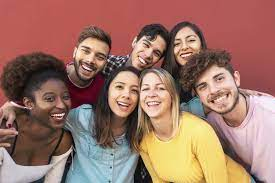
#> input picture Aula03/resources/people.jpeg, 275 x 183 px
$ jupyter execute --allow-errors Criando_e_Desenhando_em_Imagens.ipynb
#> lines starting #> are read from the running program, lines starting #| are printed output that depends on the picture; after the words box and inside, x2 and y2 are one past the last pixel; in counts of white or black regions, pixels touching at a corner belong together
# Aula 03 - Criando e Desenhando em Imagens

<p align="center"></p>

O primeiro passo para começarmos a trabalhar com imagens é carregar as bibliotecas. Aqui, vamos usar algumas velhas conhecidas, e também o OpenCV.

[cell 1]
def isColab():
    import sys
    try:
        return 'google.colab' in sys.modules
    except:
        return False

[cell 2]
# importando as bibliotecas
import cv2
import numpy as np
import matplotlib.pyplot as plt
if isColab():
    from google.colab.patches import cv2_imshow

Para ler imagens, vamos armazenar a mesma em uma variável, e carregar com `cv2.imread`. Esse processo é parecido com a forma que carregamos datasets em csv.

[cell 3]
# ler imagem
img = cv2.imread("./resources/people.jpeg")
#> img is the input picture: shape (183, 275, 3); mean B, G, R 101.9, 115.6, 156.5

Para visualizar a imagem, basta usar o `cv2_imshow`.

[cell 4]
# visualizando a imagem
if isColab():
    cv2_imshow(img)
else:
    # caso esteja rodando fora do docker
    #cv2.imshow("Imagem", img)
    plt.imshow(img, cmap='gray')
    plt.show()

Temos que lembrar que uma imagem é um array de pixels, distribuídos em canais. Por isso recebemos esses 3 números abaixo.

Portanto, lemos que a nossa imagem tem 915 pixels de altura e de largura, e 3 canais.

[cell 5]
# verificando as dimensões da imagem
img.shape
#> Out = (183, 275, 3)

Abaixo, podemos ver a quantidade total de pixels que compõem a nossa imagem.

[cell 6]
img[20, 20]
#> Out = [88, 94, 189]

Assim como fazemos com datasets em CSV, é interessante criar cópias para fazer manipulações, por isso, vamos criar uma cópia da nossa imagem antes das manipulações.

As alterações feitas no OpenCV são feitas como que se fosse `inplace`. Por isso, é vital que tenhamos uma cópia, para que tenhamos esse checkpoint.

[cell 7]
# criando uma cópia
img_cp = img.copy()

A primeira coisas que vamos fazer é desenhar um retângulo. Para isso, vamos usar a função `rectangle`, que toma como argumentos a imagem que será manipulada, o ponto de início, ponto de término, cor do retângulo e grossura do mesmo.

Com isso, temos o resultado abaixo.

[cell 8]
# imagem, ponto de inicio, ponto de termino, cor do retangulo, grossura
img_rectangle = cv2.rectangle(img_cp, (350, 140), (490, 350), (0, 255, 0), 10)

plt.imshow(img_rectangle, cmap='gray')
plt.show()

Por fim, vamos escrever em cima da imagem. Isso seria útil, novamente, em um projeto que identifique pessoas ou objetos, por exemplo.

[cell 9]
# fazer copia da imagem
img_cp = img.copy()

# desenhar retangulo
cv2.rectangle(img_cp, (350, 140), (490, 350), (0, 255, 0), 3)

# colocar texto por cima
font = cv2.FONT_HERSHEY_SIMPLEX
#cv2_imshow(cv2.putText(img_cp, 'Teste', (350, 380), font, 1, (0, 255, 0), 3))
plt.imshow(cv2.putText(img_cp, 'Teste', (350, 380), font, 1, (0, 255, 0), 3), cmap='gray')
plt.show()

[cell 10]
# ler um arquivo
image = cv2.imread("./resources/people.jpeg")
#cv2_imshow(image)
plt.imshow(image)
plt.show()

[cell 11]
# criar uma imagem
igor_image = np.zeros((81,81), dtype=np.uint8)
#cv2_imshow(igor_image)
plt.imshow(igor_image)
plt.show()

## Desenhar uma Imagem

Da mesma forma que fizemos na aula anterior, podemos desenhar em cima dessa imagem que criamos.

Como estamos tratando de um array, nós podemos também utilizar **slicing** para definir as posições onde iremos desenhar.

[cell 12]
# desenhar na imagem
igor_image[0:10, 0:50] = 255
igor_image[50:70, 30:50] = 255
#cv2_imshow(igor_image)
plt.imshow(igor_image)
plt.show()
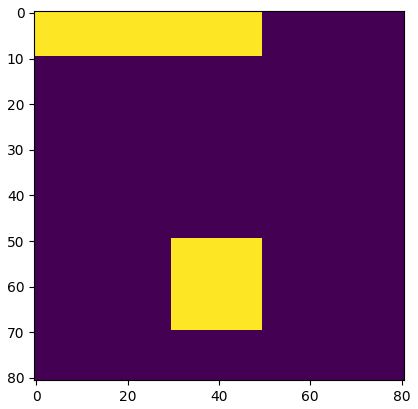
#> figure drawn by matplotlib, 1 panel

[cell 13]
# ver as dimensões
print(igor_image.shape)

## Converter para BGR

Por padrão , o OpenCV utiliza a escala RGB ao contrário. Na imagem que criamos anteriormente, temos apenas dois canais. Mas é possível converter uma imagem com 2 canais para 3, na escala RGB, ou BGR, no caso do OpenCV.

Para fazer conversões, precisamos buscar dentro do OpenCV o esquema de cores que queremos converter. Pode ser um pouco desafiador no começo, então a dica é usar o auto complete, para buscar o que você precisa.

[cell 14]
# convertendo a imagem para BGR
igor_image = cv2.cvtColor(igor_image, cv2.COLOR_GRAY2BGR)
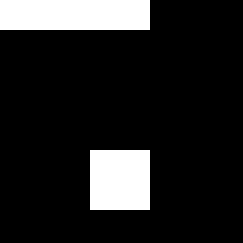
#> igor_image: shape (81, 81, 3) (shown 3 times larger); 13.7% white; 2 white regions, box (x1, y1, x2, y2) and area: (0, 0, 50, 10) 500, (30, 50, 50, 70) 400
#cv2_imshow(igor_image)
plt.imshow(igor_image)
plt.show()
print(igor_image.shape)
#| (81, 81, 3)

Acima, podemos ver que apesar de não ter mudado nada na representação da imagem, ao verificar o shape, verificamos que agora a imagem tem 3 canais.

## Converter Para Outro Tipo de Arquivo (PNG <-> JPG)

Outra funcionalidade interessante é a conversão de formato de imagem. O OpenCV reconhece diversos formatos diferentes, e com isso, conseguimos usar o `imwrite` direto para salvar o arquivo em um novo formato.

[cell 15]
# convertendo o formato da imagem
cv2.imwrite('foto_nova.jpg', image)
#> Out = True

## Carregar Imagem em Grayscale

Por padrão, o OpenCV carrega imagens utilizando 3 canais, mesmo que o arquivo tenha sido criado e salvo em grayscale, por exemplo, com um único canal, ao abrirmos a imagem dentro do OpenCV, ele a abre com 3 canais (BGR).

Caso queiramos abrir ela em Grayscale, assim como foi criada, precisamos abrir utilizando um módulo específico para isso. `cv2.IMREAD_GRAYSCALE` após o path da imagem.

## Modos do `cv2.imread`

Abaixo, segue uma lista de modos úteis para leitura de arquivos com o OpenCV.

- cv2.IMREAD_COLOR
	- 3 canais de cores (BGR), com 8-bit value (0-255)
- cv2.IMREAD_GRAYSCALE
	- 8-bit grayscale image
- cv2.IMREAD_ANYCOLOR
	- Dependente do metadado da imagem. Pode retornar 8-bit por canal BGR ou 8-bit grayscale
- cv2.IMREAD_UNCHANGED
	- Lê todos os dados da image, incluindo o canal alpha, se existir.
- cv2.IMREAD_REDUCED_GRAYSCALE_2 / 4 / 8
	- Carrega uma imagem na metade da resolução original, em grayscale
- cv2.IMREAD_REDUCED_COLOR_2  / 4 / 8
	- Carrega uma imagem na metade da resolução original, em BGR.

## Transformações Geométricas

Redimensionar imagens também é necessário ao se trabalhar com Visão Computacional. Isso pode ser feito de forma simples, como colocamos abaixo.

Se você quiser saber um pouco mais sobre *interpolation*, vamos deixar aqui um [link](https://www.cambridgeincolour.com/tutorials/image-interpolation.htm) de referência sobre o assunto.

### Escala
A primeira manipulação que faremos nesse sentido é a mudança de escala. Isso é útil para que aumentar ou diminuir o tamanho de uma imagem.

[cell 16]
# valores absolutos
resized_image = cv2.resize(image, (2000, 300), interpolation=cv2.INTER_LINEAR)
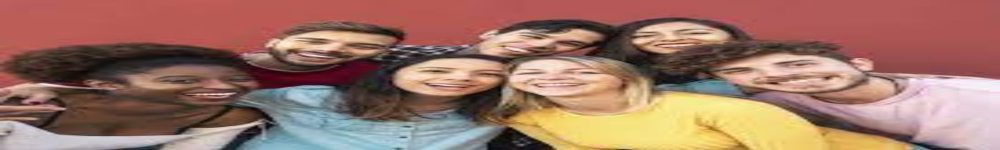
#> resized_image: shape (300, 2000, 3) (shown at 1/2 size); mean B, G, R 101.8, 115.5, 156.4
#cv2_imshow(resized_image)
plt.imshow(resized_image)
plt.show()

[cell 17]
# ratio
dst_image = cv2.resize(image, None, fx=0.3, fy=0.3, interpolation=cv2.INTER_LINEAR)
#cv2_imshow(dst_image)
plt.imshow(dst_image)
plt.show()

- **Interpolação**
	- Aumentar a imagem
		- Geralmente, a melhor abordagem é cv2.INTER_CUBIC ou CV2.INTER_LINEAR
	- Diminuir a imagem
		- Geralmente, a melhor abordagem é usar cv2.INTER_LINEAR

### Translation

[cell 18]
# translation
image = cv2.imread("./resources/people.jpeg", cv2.IMREAD_REDUCED_COLOR_2)
height, width = image.shape[:2]
#> height = 92; width = 138
M = np.float32([[1, 0, 200], [0, 1, 30]])
dst_image = cv2.warpAffine(image, M, (width, height))
#> dst_image: shape (92, 138, 3); every value is 0
#cv2_imshow(dst_image)
plt.imshow(dst_image)
plt.show()

[cell 19]
# merge
image_copy =cv2.merge((12, 10, 40))

### Rotação

[cell 20]
# rotacao
height, width = image.shape[:2]
M = cv2.getRotationMatrix2D((width / 2.0, height / 2.0), 180, 1)
dst_image = cv2.warpAffine(image, M, (width, height))
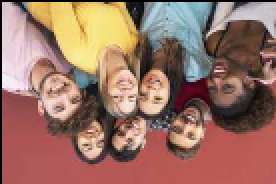
#> dst_image: shape (92, 138, 3) (shown 2 times larger); mean B, G, R 100.5, 114.1, 153.5
#cv2_imshow(dst_image)
plt.imshow(dst_image)
plt.show()

### Cropping

[cell 21]
# cropping an image
cropped_image = image[0:300, 100:400, :]
#cv2_imshow(cropped_image)
plt.imshow(cropped_image)
plt.show()

## Filtros e Operações Aritméticas

O filtro na verdade é uma pequena matriz que usamos para deixar a imagem mais nítida ou borrada, por exemplo. Para fazer isso, precisamos fazer uma operação de convolução.

Vamos ver, na prática o que seria uma convolução, em termos simples.

Por exemplo, temos uma matriz de 6x6 pixels que repesenta nossa imagem. O próximo passo é fazer uma operação de convolução com filtro 3x3. O produto final desse processo de convolução será uma matriz 4x4. Nós calculamos os elementos da matriz inicial (imagem) e pegamos o produto de cada elemento correspondente e os juntamos, como você pode ver abaixo.

<p align="center"></p>

<p align="center"></p>

Após avaliar a e excpressão acima nós obtemos o resulto de -5. Esse será o valor do pixel naquela posição na nossa imagem com o filtro aplicado. Então, nós vamos movendo o filtro ao longo da imagem e vamos criando a imagem pronta.

Note que o nosso filtro é uma matriz com a mesma altura e largura (3×3, 5×5, 9×9). Sempre usamos números ímparespois precisamos ter um pixel ao centro dessa matriz.

Agora que temos uma intuição de como a matriz funciona, vamos ver ela em ação na prática.

[cell 22]
# utilizando o ones do numpy para criar o filtro
filtro_1 = np.ones(image.shape, dtype=np.uint8) * 110

# aplicando o filtro à imagem
somada = cv2.add(image, filtro_1)
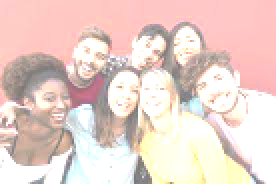
#> somada: shape (92, 138, 3) (shown 2 times larger); mean B, G, R 203.4, 210.4, 233.6

# mostrando a imagem com filtro
#cv2_imshow(somada)
plt.imshow(somada)
plt.show()

Esse primeiro filtro nos permitiu aumentar o brilho em toda a imagem, pois adicionamos o valor do filtro à nossa imagem original.

Para escurecer a imagem, vamos fazer a operação contrária, diminuindo os valor dos nossos pixels.

[cell 23]
# criando filtro
filtro_2 = np.ones(image.shape, dtype=np.uint8) * 110

# aplicando filtro
subtraida = cv2.subtract(image, filtro_1)
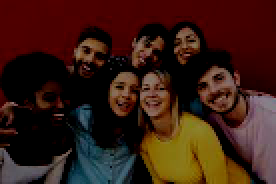
#> subtraida: shape (92, 138, 3) (shown 2 times larger); mean B, G, R 18.5, 28.3, 57

# imagem com filtro
#cv2_imshow(subtraida)
plt.imshow(subtraida)
plt.show()

### Blurring
Nas operações acima, nós estávamos tratando apenas de um canal, o que não é o mais comum quando lidamos com imagens, que normalmente estão no padrão **RGB** (Red, Blue, Green). Por isso, precisamos de outra forma de lidar com essas imagens.

Quando pensamos em canais como sendo uma "visão" da imagem como um todo, dando ênfase ou escondendo determinadas partes de acordo com as características de cada canal.

<p align="center"></p>

Por isso, uma distinção de termos se faz chave aqui: quando falamos de 1 canal, os termos filtro e kernel são praticamente intercambiáveis, mas em geral, quando falamos de mais canais, eles são bem diferentes.

Cada filtro, na verdade, é uma coleção de kernels, havendo um kernel para cada canal de input para a camada, e cada kernel sendo único. Cada filtro em uma camada convolucional produz um e apenas um canal de output, e eles o fazem assim:

<p align="center"></p>

Cada um dos kernels do filtro "anda" por cima de seu respectivo canal de input, produzindo uma versão processada de cada um. É importante lembrar que alguns kernels podem ter pesos mais fortes que outros, o que resultaria em ênfases em determinados canais, ou um canal ser mais sensível a mudanças que outros.

<p align="center"></p>

Então, cada uma das versões processadas por cada canal são somadas, formando um canal único. Os kernels de um filtro produzem uma versão para cada canal, e o filtro, como um todo, produz um canal como output.

<p align="center"></p>

Por fim, temos um *bias*, ou um viés, peso. A forma que o *bias* funciona é que cada output de filtro possui um viés. Esse viés é adicionado ao canal obtido como output até agora e produz o output final do canal.

Portanto, quando falamos em qualquer número de filtros, a forma de trabalho será idêntica: Cada filtro processa o input por si só, juntamos diferentes conjuntos de kernels com um viés através do processo descrito acima, produzindo um canal de output único. Então, eles são concatenados para produzir um output geral final, com o número de canais sendo o número de filtros. Normalmente, também é aplicada uma não-linearidade passando esse input por outra camada de convolução, o que repete o processo.

Vamos ver como isso funciona na prática.

[cell 24]
# # kernels arbitrários
# kernel = np.array([[1/9, 1/9, 1/9],
#                    [1/9, 1/9, 1/9],
#                    [1/9, 1/9, 1/9]])

# kernel_image = cv2.filter2D(image, -1, kernel)

# cv2_imshow(kernel_image)

[cell 25]
# criando o kernel
kernel_blur = np.ones((3,3), np.float32) / 9

# aplicando o filtro
blurred = cv2.filter2D(image, -1, kernel_blur)

# mostrando a imagem com filtro
#cv2_imshow(blurred)
plt.imshow(blurred)
plt.show()

Aqui, podemos ver o resultado do filtro, que foi utilizado para embaçar a imagem.

Também podemos aumentar a "força" desse efeito, mudando o parâmetro pelo qual a matriz é dividida.

[cell 26]
# criando o kernel
kernel_blur = np.ones((9,9), np.float32) / 81

# aplicando o filtro
blurred = cv2.filter2D(image, -1, kernel_blur)

# verificando o resultado
#cv2_imshow(blurred)
plt.imshow(blurred)
plt.show()

Como podemos ver, a foto está bem mais embaçada com o nosso filtro mais forte.

### Gaussian Blur

Outra forma de aplicar um *blur*, um embaçado na nossa imagem, seria o ***Gaussian Blur***. Esse filtro é um pouco mais complexo, mas é o tipo de kernel mais usado para processamento de imagens.

Para a criação desse filtro nós usamos a **Função Gaussiana**. Essa função representa a probabilidade de eventos serem centrdos ao redor do valor da média. Além disso, o desvio padrão (𝜎) dessa função controla quão ampla será essa distribuição. Ao tirar amostras de valores dessa função, nós consguirmos coeficientes para uma matriz de filtragem Gaussiana. O efeito de diferentes desvios padrão podem ser observados nas imagens a seguir.

<p align="center"></p>
<center> Imagem 2D</center>

<p align="center"></p>
<center> Imagem 3D</center>

Agora que temos uma intuição no assunto, vamos ver como tudo isso fica na prática.

[cell 27]
# utilizando o GaussianBlur, que já é implementado no OpenCV
gaussian_blurred = cv2.GaussianBlur(image, (5,5), 0)

# visualizando a imagem
#cv2_imshow(gaussian_blurred)
plt.imshow(gaussian_blurred)
plt.show()

Agora que sabemos o que acontece por trás, podemos usar sem medo essa implementação simples e direta que o OpenCV proporciona, sem muito trabalho, e com apenas uma linha de código.

### Motion Blur

Da mesma forma que implementamos o blur acima, também podemos implementar um outro tipo de embaçado, o *Motion Blur*.

Motion significa movimento, então esse embaçado vai buscar agir de forma a acrescentar um embaçado que passe a impressão de movimento na imagem.

[cell 28]
# implementando o filtro
kernel_motion_blur = np.zeros((15, 15))
kernel_motion_blur[7, :] = np.ones(15)
kernel_motion_blur = kernel_motion_blur / 15

# aplicando o filtro
motion_blurred = cv2.filter2D(image, -1, kernel_motion_blur)
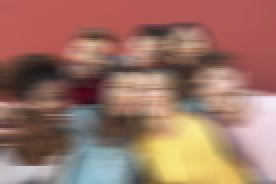
#> motion_blurred: shape (92, 138, 3) (shown 2 times larger); mean B, G, R 102.2, 115.9, 156.6

# plotando a imagem
#cv2_imshow(motion_blurred)
plt.imshow(motion_blurred)
plt.show()

### Sharpening

O contrário de embaçar a foto, seria deixar ela mais bem definida, "afiar" a imagem. E esse é o conceito do *Sharpening*.

Nosso objetivo aqui é exatamente esse, melhorar a nitidez, deixar a imagem menos embaçada. Para isso, também podemos usar o OpenCV.

O processo de sharpening é usado, normalmente, para melhorar os "limites" dentro da imagem, os *edges*. Existem muitas formas de criar filtros para melhorar as bordas dentro da imagem, mas uma delas pode ser vista aqui embaixo:

<p align="center"></p>

Abaixo, podemos ver essa implementação em forma de código, onde criamos o array que representa esse filtro de sharpening. Esse filtro tem um centro positivo de 9 e todos os outros pontos possuem o valor -1.

Para esse tipo de filtro, nós não temos uma implementação oficial do OpenCV. Por isso, vamos usar a função `cv2.filter2D()` que vai processar nossa imagem com um filtro criado por nós, arbitrariamente. Esse filtro é comumente usado para fazer sharpening em imagens coloridas.

[cell 29]
# criando o filtro de sharpening
kernel_sharpening_1 = np.array([[-1,-1,-1],
                                [-1,9,-1],
                                [-1,-1,-1]])

# implementando o filtro
sharpened = cv2.filter2D(image, -1, kernel_sharpening_1)
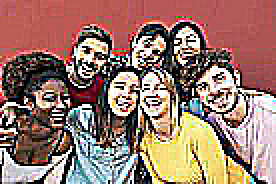
#> sharpened: shape (92, 138, 3) (shown 2 times larger); mean B, G, R 109, 119.9, 153.4

# mostrando a imagem
#cv2_imshow(sharpened)
plt.imshow(sharpened)
plt.show()

### Bitwise Operations

[cell 30]
redu_image = cv2.imread('./resources/cafe.jpeg', cv2.IMREAD_REDUCED_COLOR_4)
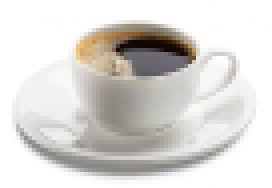
#> input picture Aula03/resources/cafe.jpeg, 68 x 47 px (shown 4 times larger)
#> redu_image is the input picture: shape (47, 68, 3); mean B, G, R 212.7, 216.1, 218.4
#cv2_imshow(redu_image)
plt.imshow(redu_image)
plt.show()
print(redu_image.shape)
#| (47, 68, 3)

[cell 31]
mask_image = cv2.imread("./resources/mascara_sigmoidal.jpeg")
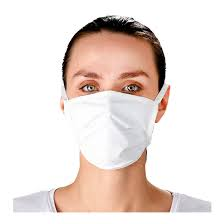
#> input picture Aula03/resources/mascara_sigmoidal.jpeg, 224 x 224 px
#> mask_image is the input picture: shape (224, 224, 3); mean B, G, R 218.6, 223.9, 235.5
#cv2_imshow(mask_image)
plt.imshow(mask_image)
plt.show()
